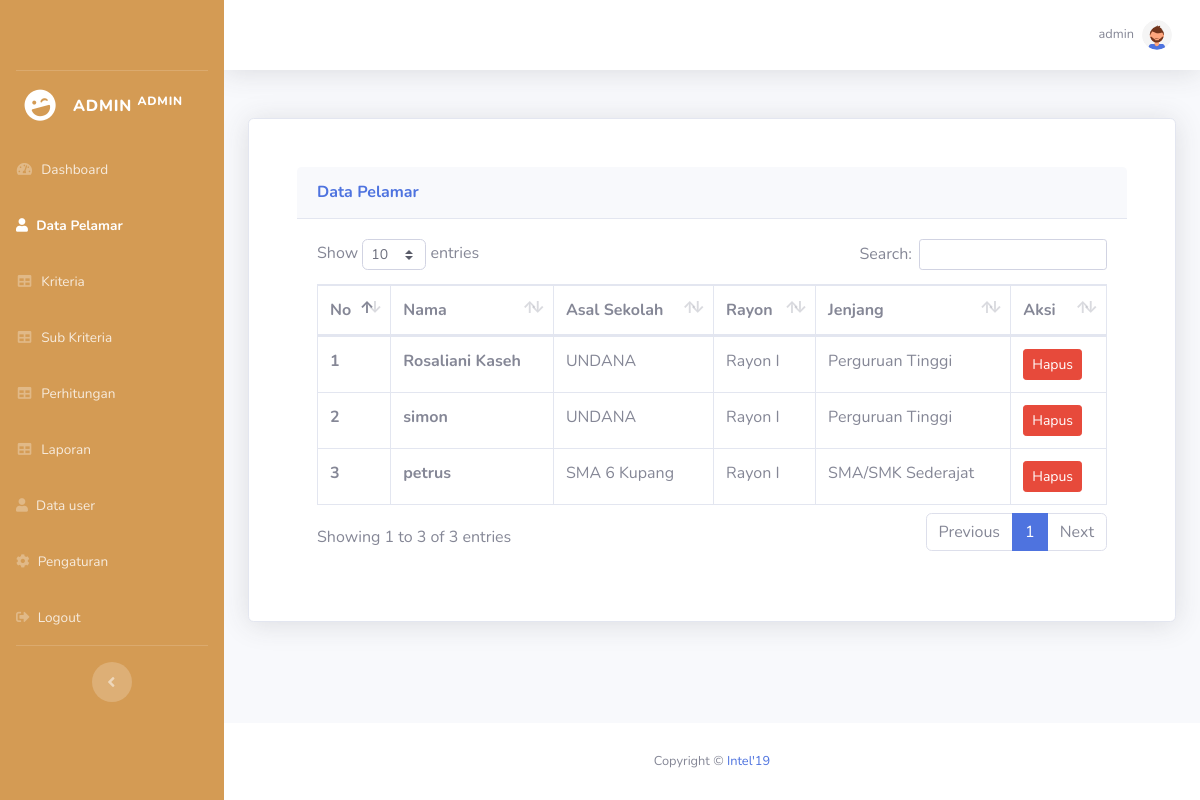
The page /admin/data_pelamar.php (signed in) on the database as committed earlier.
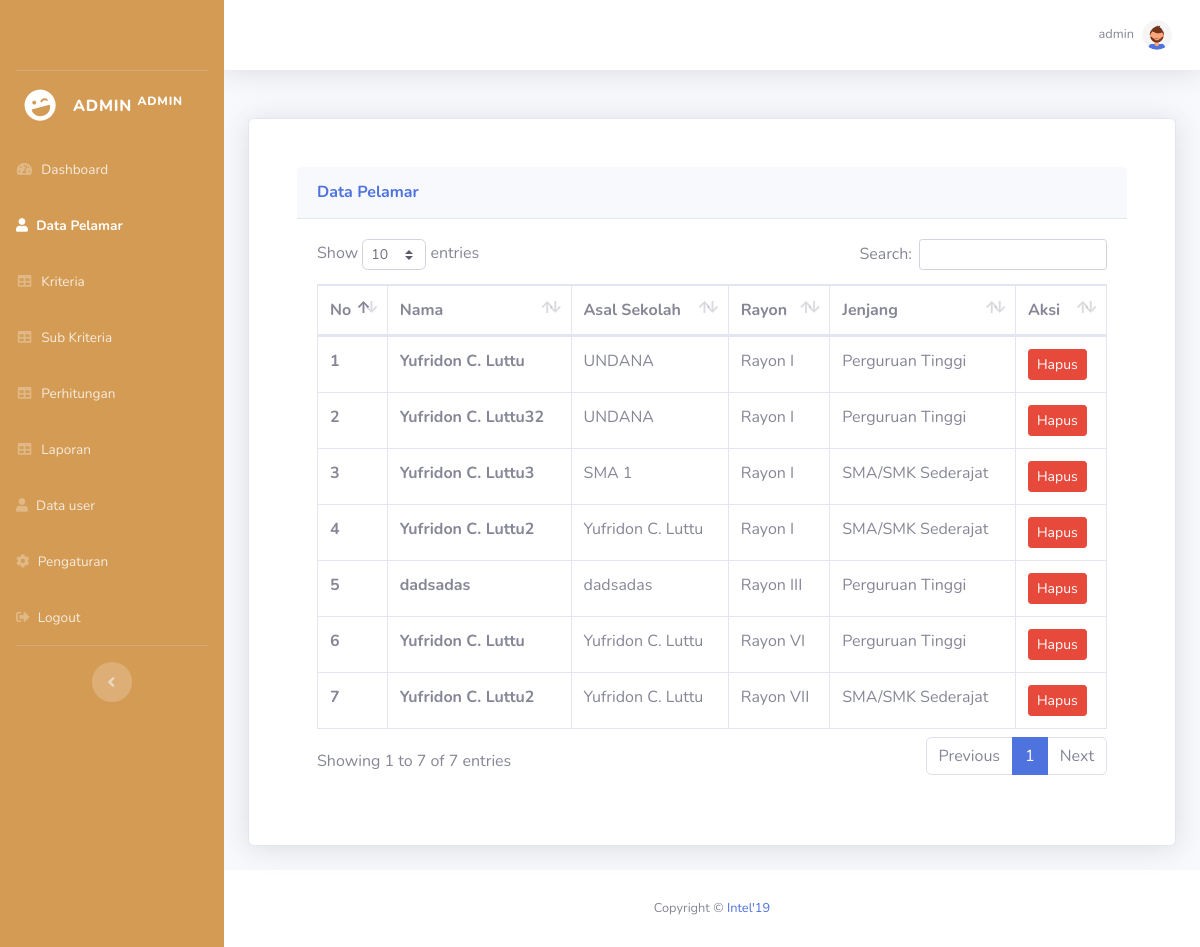
The same page on the database as committed later.
### tables this page shows
CREATE TABLE `data_pelamar` (
  `id_pelamar` int(11) NOT NULL,
  `nama` varchar(50) NOT NULL,
  `foto` varchar(255) NOT NULL,
  `sekolah` varchar(100) NOT NULL,
  `jurusan` varchar(50) NOT NULL,
  `no_hp` varchar(12) NOT NULL,
  `kartu_keluarga` varchar(255) DEFAULT NULL,
  `s_beasiswa_lain` varchar(255) DEFAULT NULL,
  `raport_khs` varchar(255) DEFAULT NULL,
  `f_id_rayon` int(11) NOT NULL,
  `f_id_login` int(11) NOT NULL
);

CREATE TABLE `rayon` (
  `id_rayon` int(11) NOT NULL,
  `nama_rayon` varchar(100) NOT NULL
);

### config.php (called while the page is built, shortened)
<?php
function connectDatabase()
{
    $conn = new mysqli(DB_HOST, DB_USERNAME, DB_PASSWORD, DB_NAME);
    return $conn;
}
?>

### admin/functions/data_pelamar.php (called while the page is built, shortened)
<?php
    require_once '../config.php';
    class Pelamar{
        private $db;
        public function __construct()
        {
            $this->db = connectDatabase();
        }
        public function getAllPelamar(){
            return $this->db->query("SELECT * FROM data_pelamar dp JOIN login_pelamar lp ON dp.f_id_login = lp.id_login JOIN rayon r ON r.id_rayon = dp.f_id_rayon");
        }
    }
    $dataPelamar = new Pelamar();
?>

### admin/data_pelamar.php (the view, shortened to what this page needs)
<?php
require_once './functions/data_pelamar.php';
if($_SESSION['level'] == 1){
    $_SESSION['menu'] = 'belum-verifikasi';
    $data_pelamar = $dataPelamar->getPelamar();
}else if($_SESSION['level'] == 0){
    $data_pelamar = $dataPelamar->getAllPelamar();
}
require_once './header.php';
require_once './functions/user.php';
?>
<div class="row">
    <div class="col-lg-12">
        <div class="card shadow mb-4">
            <div class="justify-content-center p-5">
                <div class="card-header py-3">
                    <h6 class="m-0 font-weight-bold text-primary">Data Pelamar</h6>
                </div>
                <div class="card-body">
                    <div class="table-responsive">
                        <table class="table table-bordered" id="dataTable" width="100%" cellspacing="0">
                            <thead>
                                <tr>
                                    <th>No</th>
                                    <th>Nama</th>
                                    <th>Asal Sekolah</th>
                                    <th>Rayon</th>
                                    <th>Jenjang</th>
                                    <th>Aksi</th>
                                </tr>
                            </thead>
                            <tbody>
                                <?php foreach ($data_pelamar as $key => $pelamar):?>
                                <tr>
                                    <th scope="row"><?=$key+1;?></th>
                                    <th><?=$pelamar['nama'];?></th>
                                    <td><?=$pelamar['sekolah'];?></td>
                                    <td><?=$pelamar['nama_rayon'];?></td>
                                    <td><?= $pelamar['jenjang'] == 'pt' ? "Perguruan Tinggi":"SMA/SMK Sederajat";?></td>
                                    <td>
                                        <button type="button" data-target="#hapus<?=$pelamar['f_id_login'];?>"
                                            data-toggle="modal" class="btn btn-sm btn-danger">
                                            Hapus
                                        </button>
                                    </td>
                                </tr>
                                <?php endforeach;?>
                            </tbody>
                        </table>
                    </div>
                </div>
            </div>
        </div>
    </div>
</div>
<?php require './footer.php';?>

### admin/header.php (shortened to what this page needs)
<?php
require_once '../config.php';
?>
<!DOCTYPE html>
<html lang="en">
<head>
    <link href="../assets/vendor/fontawesome-free/css/all.min.css" rel="stylesheet" type="text/css" />
    <link href="../assets/css/sb-admin-2.min.css" rel="stylesheet" />
    <link href="../assets/vendor/datatables/dataTables.bootstrap4.min.css" rel="stylesheet">
    <link href="../assets/lightbox2/css/lightbox.css" rel="stylesheet" />
    <link rel="stylesheet" href="https://cdn.jsdelivr.net/npm/sweetalert2@11/dist/sweetalert2.min.css">
</head>
<body id="page-top">
    <div id="wrapper">
        <ul class="navbar-nav sidebar sidebar-dark accordion" id="accordionSidebar">
            <a class="sidebar-brand d-flex align-items-center justify-content-center" href="">
            </a>
            <hr class="sidebar-divider my-0" />
            <a class="sidebar-brand d-flex align-items-center justify-content-center" href="">
                <div class="sidebar-brand-icon rotate-n-15">
                    <i class="fas fa-laugh-wink"></i>
                </div>
                <div class="sidebar-brand-text mx-3">Admin <sup><?=$_SESSION['username'];?></sup></div>
            </a>
            <li class="nav-item <?= $_SESSION['menu'] == 'index' ? 'active':'';?>">
                <a class="nav-link" href="index.php">
                    <i class="fas fa-fw fa-tachometer-alt"></i>
                    <span>Dashboard</span></a>
            </li>
            <?php if($_SESSION['level'] == 0): ?>
            <li class="nav-item <?= $_SESSION['menu'] == 'pelamar' ? 'active':'';?>">
                <a class="nav-link" href="./data_pelamar.php">
                    <i class="fas fa-user"></i>
                    <span>Data Pelamar</span></a>
            </li>
            <li class="nav-item <?= $_SESSION['menu'] == 'kriteria' ? 'active':'';?>">
                <a class="nav-link" href="./kriteria.php">
                    <i class="fas fa-fw fa-table"></i>
                    <span>Kriteria</span></a>
            <li class="nav-item <?= $_SESSION['menu'] == 'sub-kriteria' ? 'active':'';?>">
                <a class="nav-link" href="./sub_kriteria.php">
                    <i class="fas fa-fw fa-table"></i>
                    <span>Sub Kriteria</span></a>
            </li>
            <li class="nav-item <?= $_SESSION['menu'] == 'perhitungan' ? 'active':'';?>">
                <a class="nav-link" href="./perhitungan.php">
                    <i class="fas fa-fw fa-table"></i>
                    <span>Perhitungan</span></a>
            </li>
            <li class="nav-item <?= $_SESSION['menu'] == 'laporan' ? 'active':'';?>">
                <a class="nav-link" href="./laporan.php">
                    <i class="fas fa-fw fa-table"></i>
                    <span>Laporan</span></a>
            </li>
            <li class="nav-item <?= $_SESSION['menu'] == 'users' ? 'active':'';?>">
                <a class="nav-link" href="./user.php">
                    <i class="fas fa-user"></i>
                    <span>Data user</span></a>
            </li>
            <li class="nav-item <?= $_SESSION['menu'] == 'setting' ? 'active':'';?>">
                <a class="nav-link" href="./setting.php">
                    <i class="fa fa-cog"></i>
                    <span>Pengaturan</span></a>
            </li>
            <?php endif;?>
            <li class="nav-item">
                <a class="nav-link" href="../auth/logout.php">
                    <i class="fas fa-sign-out-alt"></i>
                    <span>Logout</span></a>
            </li>
            <hr class="sidebar-divider d-none d-md-block" />
            <div class="text-center d-none d-md-inline">
                <button class="rounded-circle border-0" id="sidebarToggle"></button>
            </div>
        </ul>
        <div id="content-wrapper" class="d-flex flex-column">
            <div id="content">
                <nav class="navbar navbar-expand navbar-light bg-white topbar mb-4 static-top shadow">
                    <ul class="navbar-nav ml-auto">
                        <li class="nav-item dropdown no-arrow">
                            <a class="nav-link dropdown-toggle" href="#" id="userDropdown" role="button"
                                data-toggle="dropdown" aria-haspopup="true" aria-expanded="false">
                                <span class="d-none d-lg-inline text-gray-600 small"><?=$_SESSION['username'];?></span>
                                <img class="rounded-circle ml-2" style="width:30px; height:30px;"
                                    src="../assets/img/undraw_profile_2.svg" />
                            </a>
                        </li>
                    </ul>
                </nav>
                <div class="container-fluid">

### admin/footer.php (shortened to what this page needs)
</div>
</div>
<footer class="sticky-footer bg-white">
    <div class="container my-auto">
        <div class="copyright text-center my-auto">
            <span>Copyright &copy; <a href="https://www.instagram.com/ilkom19_unc/">Intel'19</a></span>
        </div>
    </div>
</footer>
</div>
</div>
</body>
</html>

### admin/header.php (style rules this page uses)
#accordionSidebar { background-color: #D49B54; }

Rows that differ between the two databases and show on the page:
removed data_pelamar: nama "Rosaliani Kaseh", sekolah "UNDANA", f_id_rayon.nama_rayon "Rayon I", shows "Perguruan Tinggi"
removed data_pelamar: nama "simon", sekolah "UNDANA", f_id_rayon.nama_rayon "Rayon I", shows "Perguruan Tinggi"
removed data_pelamar: nama "petrus", sekolah "SMA 6 Kupang", f_id_rayon.nama_rayon "Rayon I", shows "SMA/SMK Sederajat"
added data_pelamar: nama "Yufridon C. Luttu", sekolah "UNDANA", f_id_rayon.nama_rayon "Rayon I", shows "Perguruan Tinggi"
added data_pelamar: nama "Yufridon C. Luttu32", sekolah "UNDANA", f_id_rayon.nama_rayon "Rayon I", shows "Perguruan Tinggi"
added data_pelamar: nama "Yufridon C. Luttu3", sekolah "SMA 1", f_id_rayon.nama_rayon "Rayon I", shows "SMA/SMK Sederajat"
added data_pelamar: nama "Yufridon C. Luttu2", sekolah "Yufridon C. Luttu", f_id_rayon.nama_rayon "Rayon I", shows "SMA/SMK Sederajat"
added data_pelamar: nama "dadsadas", sekolah "dadsadas", f_id_rayon.nama_rayon "Rayon III", shows "Perguruan Tinggi"
added data_pelamar: nama "Yufridon C. Luttu", sekolah "Yufridon C. Luttu", f_id_rayon.nama_rayon "Rayon VI", shows "Perguruan Tinggi"
added data_pelamar: nama "Yufridon C. Luttu2", sekolah "Yufridon C. Luttu", f_id_rayon.nama_rayon "Rayon VII", shows "SMA/SMK Sederajat"
Other text that changed with them:
text written by a page script: "Show entries Search: Showing 1 to 3 of 3 entries Previous 1 Next" → "Show entries Search: Showing 1 to 7 of 7 entries Previous 1 Next"
